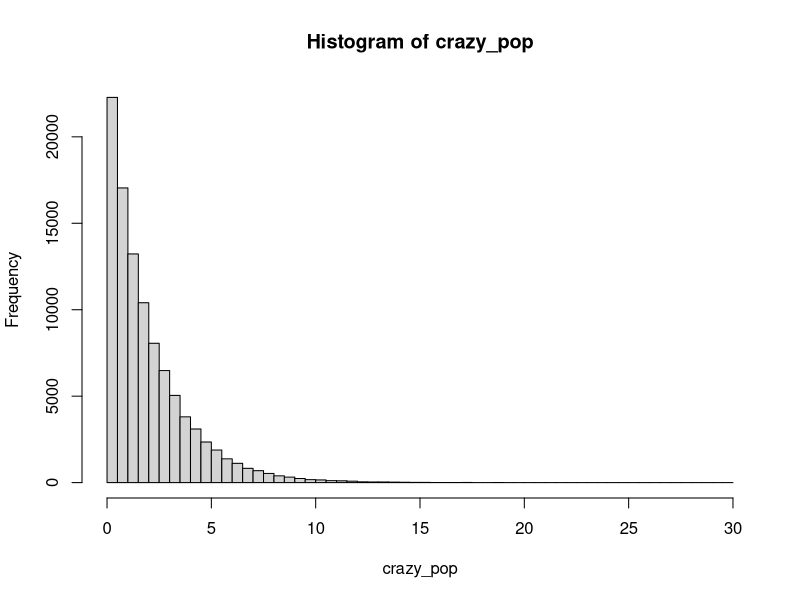

This chart was generated by the following R code: (Note: this script raises an error after producing the figure.)
crazy_pop = rexp(100000, 1/2)
hist(crazy_pop, 100)

mean(crazy_pop)
sd(crazy_pop)

n = 30
mean_samplingdist = do(1000)*{
  mysample = sample(crazy_pop,n)
  mean(mysample)
}

head(mean_samplingdist)
hist(mean_samplingdist$result)

sd(mean_samplingdist$result)

sd(crazy_pop)/sqrt(n)

